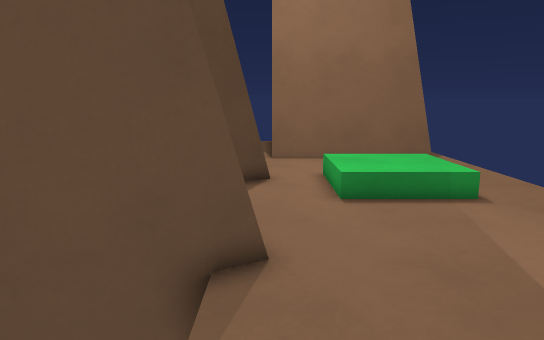
view 1 (above)

12 first-person views from a walk through a Godot game level. The camera is 1.4 m above the floor, tilts 10° down and sees 70° across. The floor is counted in squares, 0.5 m on a side. Each view is taken from the middle of a square. On the plan, view 1 faces up. The plan holds only what a view shows up to about 20 squares ahead; the rest is blank. The place goes on beyond the plan.

view 2
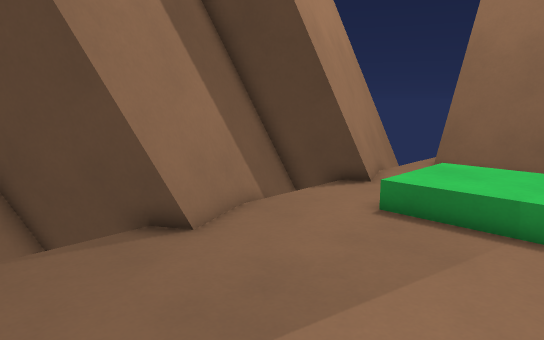

view 3
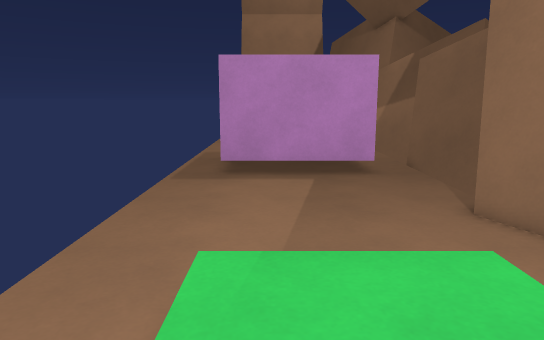

view 4
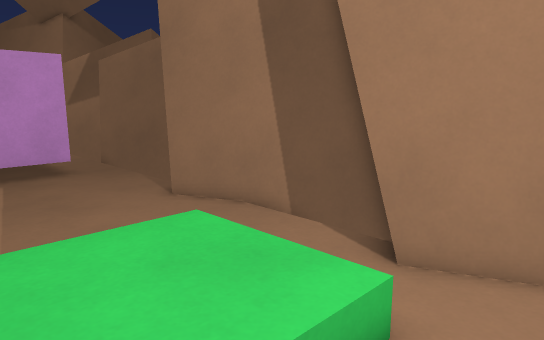

view 5
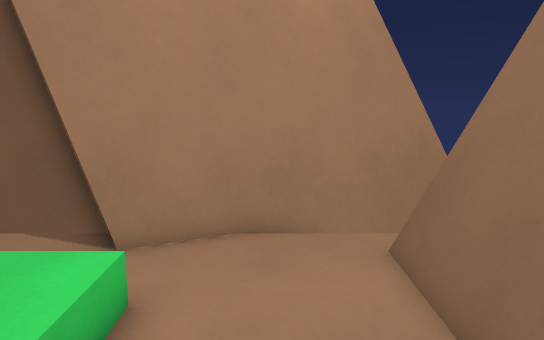

view 6
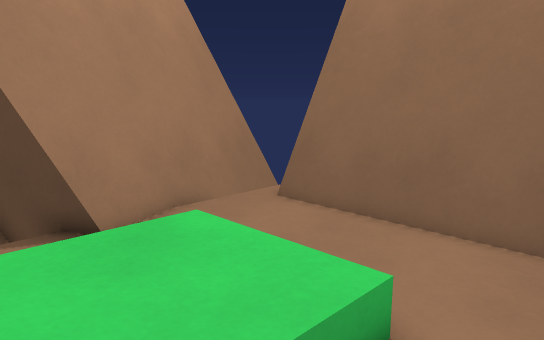

view 7
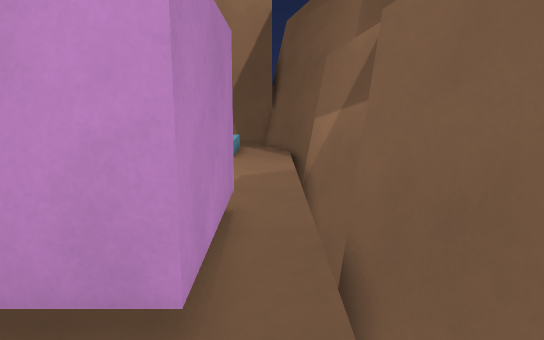

view 8
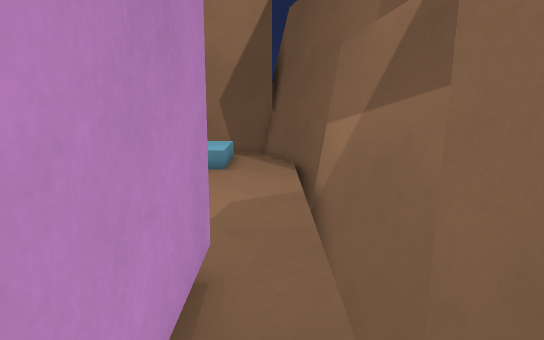

view 9
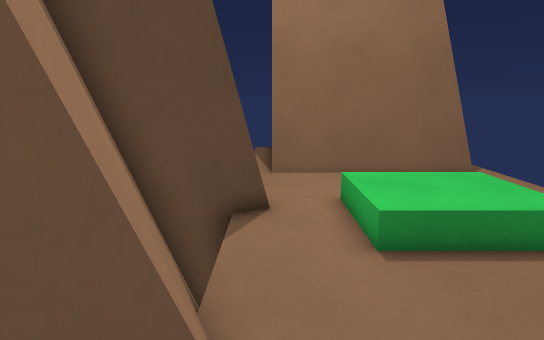

view 10
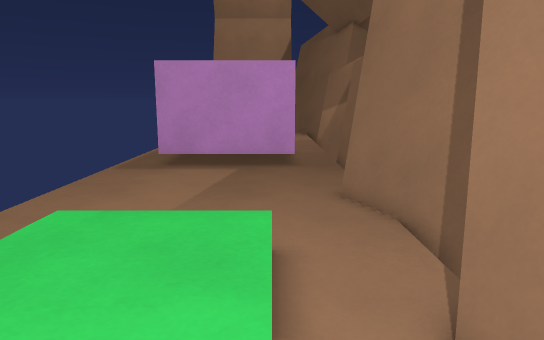

view 11
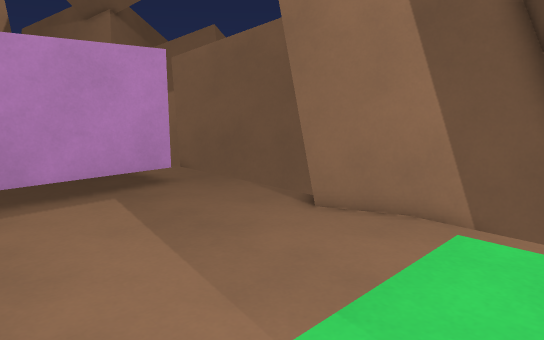

view 12
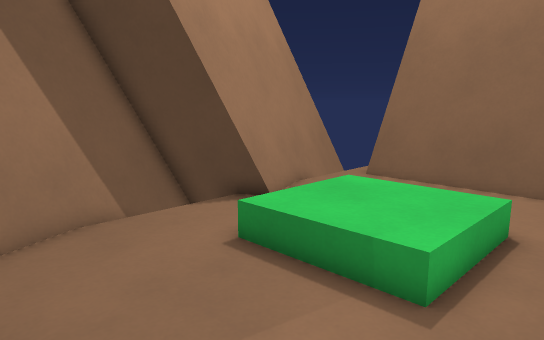

### Floor plan
Key: @ floor where view 1 was taken; # wall or solid block; . main floor; : floor 0.5 m higher than the main floor; / step, stairs or slope; = window, fence, low wall or low ledge; v drop or lower ground.
Columns run from 3 left of view 1 to 8 right of it. Each row starts with its distance up from view 1.
 22 v
 21 = v########
 20 #vv########
 19 #vv....... #
 18 #=v.........
 17 ###.........
 16 ##=.........
 15  ##../////..
 14  ##=./:::/..
 13  ##=./:::/..
 12 ###../:::/..
 11 #=v../////..
 10 ## .........
  9 ##=.........
  8  #=.........
  7  ##=........
  6  ##=........
  5 ###.........
  4 #vv.........
  3 v v.........
  2 v v.........
  1 = v.#######.
  0 #vv@#      .
 -1 #=v.#      .
 -2 #=v.#
 -3 ##v.#
 -4 #vv.#
 -5   v.#
 -6 v v..
 -7 vvv..
 -8 vvv..
 -9 =vv...
-10 #vv...
-11 #=v...
-12 ##v...
-13 ##v...
-14  vv...
-15  =v..//
-16 ###../:
-17 ##=../:
-18  ##../:
-19  ##=.//

Where each view was taken, in squares from view 1:
view 1: 0 up, 0 right, facing up
view 2: 2 up, 7 right, facing up-left
view 3: 16 up, 5 right, facing down
view 4: 17 up, 6 right, facing down-left
view 5: 17 up, 7 right, facing left
view 6: 11 up, 8 right, facing up-left
view 7: 5 up, 0 right, facing down
view 8: 1 up, 0 right, facing down
view 9: 4 up, 0 right, facing up
view 10: 18 up, 2 right, facing down
view 11: 13 up, 8 right, facing down-left
view 12: 6 up, 8 right, facing up-left
